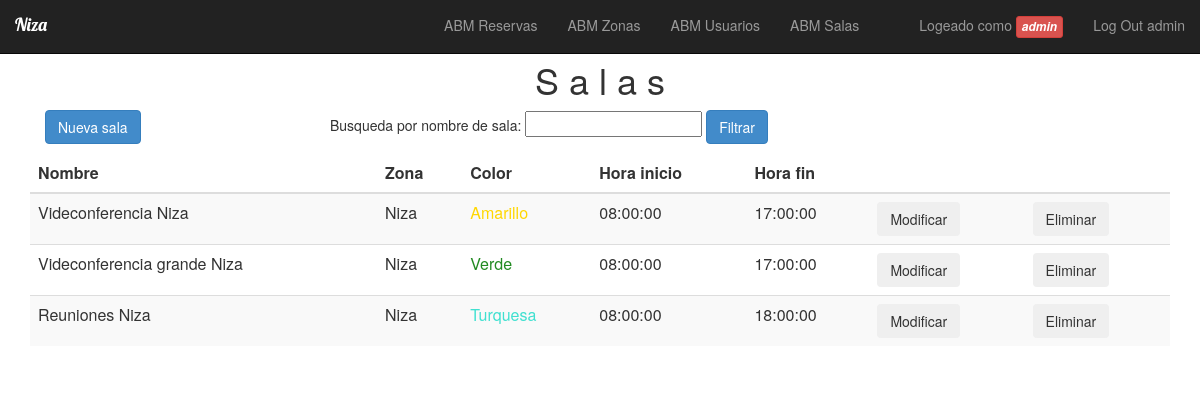
/paginas/abm_salas/mostrar_sala.php (signed in), run on the app's committed database.
### tables this page shows
CREATE TABLE `salas` (
  `id_sala` int(10) NOT NULL,
  `nombre_sala` varchar(50) NOT NULL,
  `cant_max_pers` int(10) NOT NULL,
  `hora_inicio` time NOT NULL,
  `hora_fin` time NOT NULL,
  `id_zona` int(8) NOT NULL DEFAULT '1',
  `creacion` timestamp NOT NULL DEFAULT '2018-11-10 20:23:54',
  `id_color` int(10) NOT NULL DEFAULT '1'
);

CREATE TABLE `zonas` (
  `id_zona` int(10) NOT NULL,
  `nombre_zona` varchar(250) NOT NULL,
  `descripcion` varchar(250) NOT NULL
);

CREATE TABLE `colores` (
  `id_color` int(10) NOT NULL,
  `codigo_color` varchar(10) NOT NULL,
  `nombre_color` varchar(50) NOT NULL
);

### paginas/abm_salas/lista_salas.php (the view)
<?php
if(isset($_POST['busqueda']) && $_POST['busqueda']<>''){
  $nom=$_POST['busqueda'];
    $query="SELECT id_sala, nombre_sala, cant_max_pers, hora_inicio, hora_fin,
    salas.id_zona as id_z, creacion, nombre_zona, colores.codigo_color, colores.nombre_color
    FROM salas INNER JOIN zonas ON salas.id_zona=zonas.id_zona
    INNER JOIN colores ON salas.id_color=colores.id_color
    where nombre_sala like '$nom%'";
}
else{
  $query="SELECT id_sala, nombre_sala, cant_max_pers, hora_inicio, hora_fin,
  salas.id_zona as id_z, creacion, nombre_zona, colores.codigo_color, colores.nombre_color
  FROM salas INNER JOIN zonas ON salas.id_zona=zonas.id_zona
  INNER JOIN colores ON salas.id_color=colores.id_color";
}
$resultado_lista=$mysqli->query($query);
 ?>
<div class="container">
<center><h1>S a l a s</h1></center>
  <form class="form form-inline" role="form" action="" method="post">
    <div class="form-group col-md-3">
            <button type="button" class="btn btn-primary"
            data-toggle="modal" data-target="#nueva_sala">
              Nueva sala
            </button>
    </div>
    <div class="form-group form-group-justified col-md-9">
        <p> Busqueda por nombre de sala:
        <input type="text" name="busqueda">
        <button type="submit" class="btn btn-primary" name="busqueda_sala">Filtrar</button></p>
    </div>
  </form>
</div>
<div class="container">
  <div class="table-hover table-responsive">
    <table class="table table-striped">
      <thead class="thead-dark">
        <tr>
          <th ><b>Nombre</b></th>
          <th><b>Zona</b></th>
          <th><b>Color</b></th>
          <th><b>Hora inicio</b></th>
          <th><b>Hora fin</b></th>
          <th><b></b></th>
          <th><b></b></th>
        </tr>
        <tbody>
          <?php while($row=$resultado_lista->fetch_assoc()){ ?>
            <tr>
              <td><?php echo $row['nombre_sala'];?>
              </td>
              <td>
                <?php echo $row['nombre_zona'];?>
              </td>
              <td style="color:<?php echo $row['codigo_color'];?>">
                <?php echo $row['nombre_color'];?>
              </td>
              <td>
                <?php echo $row['hora_inicio'];?>
              </td>
              <td>
                <?php echo $row['hora_fin'];?>
              </td>
              <td>
                  <button type="button" class="btn btn-secondary"
                  data-toggle="modal" data-target="#modificar"
                  onclick="return llenarSala(<?php echo $row['id_sala'];?>,'<?php echo $row['nombre_sala'];?>', '<?php echo $row['hora_inicio'];?>', '<?php echo $row['hora_fin'];?>')">
                    Modificar
                  </button>
              </td>
              <td>
                  <button type="button" class="btn btn-secondary"
                  data-toggle="modal" data-target="#eliminar"
                  onclick="return llenarSala(<?php echo $row['id_sala'];?>,'<?php echo $row['nombre_sala'];?>')">
                    Eliminar
                  </button>
              </td>
            </tr>
          <?php } ?>
        </tbody>
    </table>
  </div>
</div>

### data on the page
salas: nombre_sala "Videconferencia Niza", id_zona.nombre_zona "Niza", id_color.nombre_color "Amarillo", hora_inicio "08:00:00", hora_fin "17:00:00"
salas: nombre_sala "Videconferencia grande Niza", id_zona.nombre_zona "Niza", id_color.nombre_color "Verde", hora_inicio "08:00:00", hora_fin "17:00:00"
salas: nombre_sala "Reuniones Niza", id_zona.nombre_zona "Niza", id_color.nombre_color "Turquesa", hora_inicio "08:00:00", hora_fin "18:00:00"

### other printed values
$_SESSION['usr_name'] "admin"
